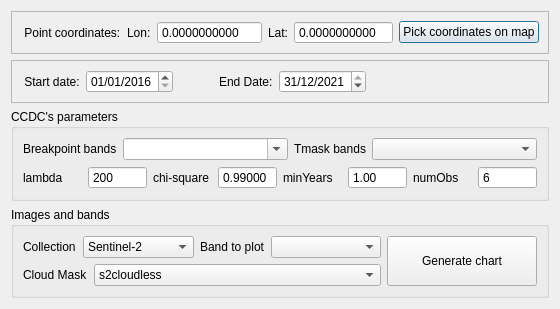
<?xml version="1.0" encoding="UTF-8"?>
<ui version="4.0">
 <class>Dialog</class>
 <widget class="QDialog" name="Dialog">
  <property name="geometry">
   <rect>
    <x>0</x>
    <y>0</y>
    <width>539</width>
    <height>293</height>
   </rect>
  </property>
  <property name="windowTitle">
   <string>CCDC at Point</string>
  </property>
  <layout class="QGridLayout" name="gridLayout">
   <item row="0" column="0">
    <widget class="QFrame" name="frame">
     <property name="frameShape">
      <enum>QFrame::StyledPanel</enum>
     </property>
     <property name="frameShadow">
      <enum>QFrame::Raised</enum>
     </property>
     <layout class="QGridLayout" name="gridLayout_5">
      <item row="0" column="0">
       <layout class="QHBoxLayout" name="horizontalLayout">
        <item>
         <widget class="QLabel" name="label">
          <property name="text">
           <string> Point coordinates:</string>
          </property>
         </widget>
        </item>
        <item>
         <widget class="QLabel" name="label_2">
          <property name="text">
           <string>Lon:</string>
          </property>
         </widget>
        </item>
        <item>
         <widget class="QDoubleSpinBox" name="longitude">
          <property name="buttonSymbols">
           <enum>QAbstractSpinBox::NoButtons</enum>
          </property>
          <property name="decimals">
           <number>10</number>
          </property>
          <property name="minimum">
           <double>-180.000000000000000</double>
          </property>
          <property name="maximum">
           <double>180.000000000000000</double>
          </property>
         </widget>
        </item>
        <item>
         <widget class="QLabel" name="label_3">
          <property name="text">
           <string>Lat:</string>
          </property>
         </widget>
        </item>
        <item>
         <widget class="QDoubleSpinBox" name="latitude">
          <property name="minimumSize">
           <size>
            <width>0</width>
            <height>0</height>
           </size>
          </property>
          <property name="buttonSymbols">
           <enum>QAbstractSpinBox::NoButtons</enum>
          </property>
          <property name="decimals">
           <number>10</number>
          </property>
          <property name="minimum">
           <double>-90.000000000000000</double>
          </property>
          <property name="maximum">
           <double>90.000000000000000</double>
          </property>
         </widget>
        </item>
        <item>
         <widget class="QPushButton" name="pickCoordinatesButton">
          <property name="text">
           <string>Pick coordinates on map</string>
          </property>
         </widget>
        </item>
       </layout>
      </item>
     </layout>
    </widget>
   </item>
   <item row="1" column="0">
    <widget class="QFrame" name="frame_2">
     <property name="frameShape">
      <enum>QFrame::StyledPanel</enum>
     </property>
     <property name="frameShadow">
      <enum>QFrame::Raised</enum>
     </property>
     <layout class="QGridLayout" name="gridLayout_4">
      <item row="0" column="0">
       <layout class="QHBoxLayout" name="horizontalLayout_2">
        <item>
         <widget class="QLabel" name="label_4">
          <property name="text">
           <string> Start date:</string>
          </property>
         </widget>
        </item>
        <item>
         <widget class="QgsDateTimeEdit" name="start_date">
          <property name="date">
           <date>
            <year>2016</year>
            <month>1</month>
            <day>1</day>
           </date>
          </property>
          <property name="displayFormat">
           <string>dd/MM/yyyy</string>
          </property>
          <property name="allowNull">
           <bool>false</bool>
          </property>
         </widget>
        </item>
        <item>
         <spacer name="horizontalSpacer">
          <property name="orientation">
           <enum>Qt::Horizontal</enum>
          </property>
          <property name="sizeHint" stdset="0">
           <size>
            <width>40</width>
            <height>20</height>
           </size>
          </property>
         </spacer>
        </item>
        <item>
         <widget class="QLabel" name="label_5">
          <property name="text">
           <string>End Date:</string>
          </property>
         </widget>
        </item>
        <item>
         <widget class="QgsDateTimeEdit" name="end_date">
          <property name="acceptDrops">
           <bool>false</bool>
          </property>
          <property name="keyboardTracking">
           <bool>true</bool>
          </property>
          <property name="date">
           <date>
            <year>2021</year>
            <month>12</month>
            <day>31</day>
           </date>
          </property>
          <property name="displayFormat">
           <string>dd/MM/yyyy</string>
          </property>
          <property name="allowNull">
           <bool>false</bool>
          </property>
         </widget>
        </item>
       </layout>
      </item>
      <item row="0" column="1">
       <spacer name="horizontalSpacer_3">
        <property name="orientation">
         <enum>Qt::Horizontal</enum>
        </property>
        <property name="sizeHint" stdset="0">
         <size>
          <width>40</width>
          <height>20</height>
         </size>
        </property>
       </spacer>
      </item>
     </layout>
    </widget>
   </item>
   <item row="2" column="0">
    <widget class="QGroupBox" name="groupBox">
     <property name="title">
      <string>CCDC's parameters</string>
     </property>
     <layout class="QGridLayout" name="gridLayout_2">
      <item row="0" column="0">
       <layout class="QVBoxLayout" name="verticalLayout">
        <item>
         <layout class="QHBoxLayout" name="horizontalLayout_3">
          <item>
           <widget class="QLabel" name="label_6">
            <property name="sizePolicy">
             <sizepolicy hsizetype="Fixed" vsizetype="Preferred">
              <horstretch>0</horstretch>
              <verstretch>0</verstretch>
             </sizepolicy>
            </property>
            <property name="text">
             <string>Breakpoint bands</string>
            </property>
           </widget>
          </item>
          <item>
           <widget class="QgsCheckableComboBox" name="breakpointbands_box">
            <property name="editable">
             <bool>true</bool>
            </property>
            <property name="currentText">
             <string/>
            </property>
            <property name="currentIndex">
             <number>-1</number>
            </property>
            <property name="maxVisibleItems">
             <number>20</number>
            </property>
            <property name="insertPolicy">
             <enum>QComboBox::InsertAtBottom</enum>
            </property>
            <property name="defaultText">
             <string/>
            </property>
            <property name="checkedItems">
             <stringlist/>
            </property>
           </widget>
          </item>
          <item>
           <widget class="QLabel" name="label_7">
            <property name="sizePolicy">
             <sizepolicy hsizetype="Fixed" vsizetype="Preferred">
              <horstretch>0</horstretch>
              <verstretch>0</verstretch>
             </sizepolicy>
            </property>
            <property name="text">
             <string>Tmask bands</string>
            </property>
           </widget>
          </item>
          <item>
           <widget class="QgsCheckableComboBox" name="tmaskbands_box">
            <property name="currentText">
             <string/>
            </property>
            <property name="maxVisibleItems">
             <number>20</number>
            </property>
            <property name="defaultText">
             <string/>
            </property>
            <property name="checkedItems">
             <stringlist/>
            </property>
           </widget>
          </item>
         </layout>
        </item>
        <item>
         <layout class="QHBoxLayout" name="horizontalLayout_4">
          <item>
           <widget class="QLabel" name="label_8">
            <property name="text">
             <string>lambda</string>
            </property>
           </widget>
          </item>
          <item>
           <widget class="QSpinBox" name="lambda_box">
            <property name="buttonSymbols">
             <enum>QAbstractSpinBox::NoButtons</enum>
            </property>
            <property name="maximum">
             <number>1000</number>
            </property>
            <property name="value">
             <number>200</number>
            </property>
           </widget>
          </item>
          <item>
           <widget class="QLabel" name="label_9">
            <property name="text">
             <string>chi-square</string>
            </property>
           </widget>
          </item>
          <item>
           <widget class="QDoubleSpinBox" name="chi_box">
            <property name="buttonSymbols">
             <enum>QAbstractSpinBox::NoButtons</enum>
            </property>
            <property name="decimals">
             <number>5</number>
            </property>
            <property name="maximum">
             <double>0.999990000000000</double>
            </property>
            <property name="value">
             <double>0.990000000000000</double>
            </property>
           </widget>
          </item>
          <item>
           <widget class="QLabel" name="label_10">
            <property name="text">
             <string>minYears</string>
            </property>
           </widget>
          </item>
          <item>
           <widget class="QDoubleSpinBox" name="minYears_box">
            <property name="buttonSymbols">
             <enum>QAbstractSpinBox::NoButtons</enum>
            </property>
            <property name="maximum">
             <double>2.000000000000000</double>
            </property>
            <property name="value">
             <double>1.000000000000000</double>
            </property>
           </widget>
          </item>
          <item>
           <widget class="QLabel" name="label_11">
            <property name="text">
             <string>numObs</string>
            </property>
           </widget>
          </item>
          <item>
           <widget class="QSpinBox" name="numObs_box">
            <property name="buttonSymbols">
             <enum>QAbstractSpinBox::NoButtons</enum>
            </property>
            <property name="minimum">
             <number>1</number>
            </property>
            <property name="maximum">
             <number>10</number>
            </property>
            <property name="value">
             <number>6</number>
            </property>
           </widget>
          </item>
         </layout>
        </item>
       </layout>
      </item>
     </layout>
    </widget>
   </item>
   <item row="3" column="0">
    <widget class="QGroupBox" name="groupBox_2">
     <property name="title">
      <string>Images and bands</string>
     </property>
     <layout class="QGridLayout" name="gridLayout_3">
      <item row="0" column="0">
       <layout class="QVBoxLayout" name="verticalLayout_2">
        <item>
         <layout class="QHBoxLayout" name="horizontalLayout_5" stretch="0,0,0,0">
          <item>
           <widget class="QLabel" name="label_12">
            <property name="sizePolicy">
             <sizepolicy hsizetype="Fixed" vsizetype="Preferred">
              <horstretch>0</horstretch>
              <verstretch>0</verstretch>
             </sizepolicy>
            </property>
            <property name="minimumSize">
             <size>
              <width>54</width>
              <height>0</height>
             </size>
            </property>
            <property name="sizeIncrement">
             <size>
              <width>0</width>
              <height>0</height>
             </size>
            </property>
            <property name="text">
             <string>Collection</string>
            </property>
           </widget>
          </item>
          <item>
           <widget class="QComboBox" name="collection_name_box">
            <item>
             <property name="text">
              <string>Sentinel-2</string>
             </property>
            </item>
            <item>
             <property name="text">
              <string>Landsat col. 1</string>
             </property>
            </item>
            <item>
             <property name="text">
              <string>Landsat col. 2</string>
             </property>
            </item>
           </widget>
          </item>
          <item>
           <widget class="QLabel" name="label_14">
            <property name="sizePolicy">
             <sizepolicy hsizetype="Fixed" vsizetype="Preferred">
              <horstretch>0</horstretch>
              <verstretch>0</verstretch>
             </sizepolicy>
            </property>
            <property name="text">
             <string>Band to plot</string>
            </property>
           </widget>
          </item>
          <item>
           <widget class="QComboBox" name="band_to_plot_box">
            <property name="sizePolicy">
             <sizepolicy hsizetype="Preferred" vsizetype="Fixed">
              <horstretch>0</horstretch>
              <verstretch>0</verstretch>
             </sizepolicy>
            </property>
            <property name="baseSize">
             <size>
              <width>0</width>
              <height>0</height>
             </size>
            </property>
            <property name="currentText">
             <string/>
            </property>
            <property name="currentIndex">
             <number>-1</number>
            </property>
            <property name="maxVisibleItems">
             <number>15</number>
            </property>
            <property name="iconSize">
             <size>
              <width>16</width>
              <height>16</height>
             </size>
            </property>
           </widget>
          </item>
         </layout>
        </item>
        <item>
         <layout class="QHBoxLayout" name="horizontalLayout_6">
          <item>
           <widget class="QLabel" name="label_13">
            <property name="sizePolicy">
             <sizepolicy hsizetype="Fixed" vsizetype="Preferred">
              <horstretch>0</horstretch>
              <verstretch>0</verstretch>
             </sizepolicy>
            </property>
            <property name="text">
             <string>Cloud Mask</string>
            </property>
           </widget>
          </item>
          <item>
           <widget class="QComboBox" name="cloud_filter_box">
            <item>
             <property name="text">
              <string>s2cloudless</string>
             </property>
            </item>
            <item>
             <property name="text">
              <string>Sen2Cor</string>
             </property>
            </item>
            <item>
             <property name="text">
              <string>Pixel QA</string>
             </property>
            </item>
            <item>
             <property name="text">
              <string>No Mask</string>
             </property>
            </item>
           </widget>
          </item>
         </layout>
        </item>
       </layout>
      </item>
      <item row="0" column="1">
       <widget class="QPushButton" name="generateChartButton">
        <property name="sizePolicy">
         <sizepolicy hsizetype="Preferred" vsizetype="Expanding">
          <horstretch>0</horstretch>
          <verstretch>0</verstretch>
         </sizepolicy>
        </property>
        <property name="minimumSize">
         <size>
          <width>0</width>
          <height>0</height>
         </size>
        </property>
        <property name="maximumSize">
         <size>
          <width>150</width>
          <height>16777215</height>
         </size>
        </property>
        <property name="text">
         <string>Generate chart</string>
        </property>
       </widget>
      </item>
     </layout>
    </widget>
   </item>
  </layout>
 </widget>
 <customwidgets>
  <customwidget>
   <class>QgsCheckableComboBox</class>
   <extends>QComboBox</extends>
   <header>qgscheckablecombobox.h</header>
  </customwidget>
  <customwidget>
   <class>QgsDateTimeEdit</class>
   <extends>QDateTimeEdit</extends>
   <header>qgsdatetimeedit.h</header>
  </customwidget>
 </customwidgets>
 <resources/>
 <connections/>
</ui>
